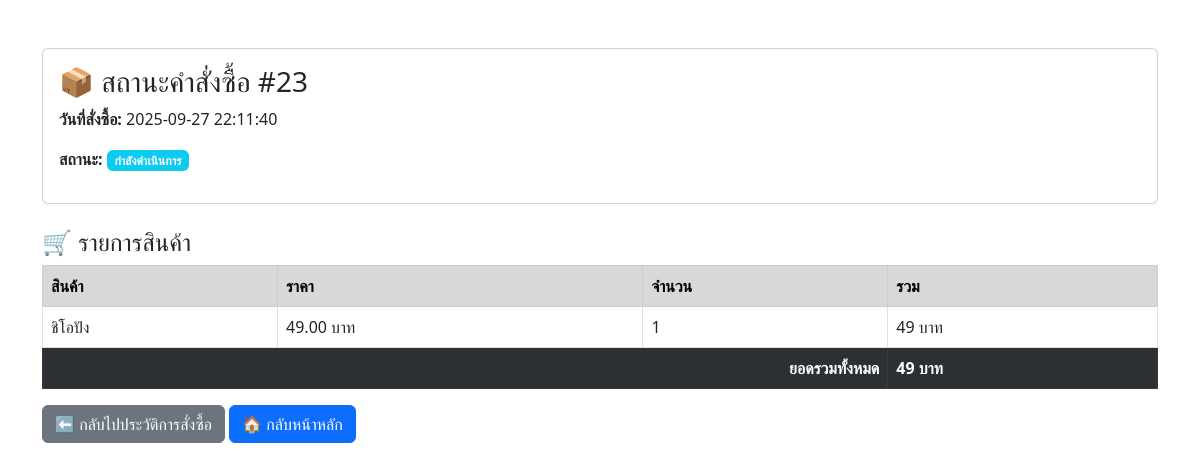
/frontend/status.php?order_id=23 (signed in), run on the app's committed database.
### tables this page shows
CREATE TABLE `orders` (
  `id` int(11) NOT NULL,
  `customer_id` int(11) NOT NULL,
  `order_date` datetime NOT NULL,
  `status` varchar(50) NOT NULL
);

CREATE TABLE `order_items` (
  `item_id` int(11) NOT NULL,
  `order_id` int(11) NOT NULL,
  `product_id` int(11) NOT NULL,
  `qty` int(11) NOT NULL,
  `price` decimal(10,2) NOT NULL
);

CREATE TABLE `products` (
  `product_id` int(11) NOT NULL,
  `product_name` varchar(255) NOT NULL,
  `category` varchar(50) NOT NULL,
  `price` decimal(10,2) NOT NULL,
  `stock` int(11) NOT NULL DEFAULT 0,
  `image` varchar(255) DEFAULT NULL
);

### frontend/status.php (the view, shortened to what this page needs)
<?php
include 'connectdb.php';
if (isset($_GET['order_id'])) {
    $order_id = intval($_GET['order_id']);
} else {
    die("ไม่พบรหัสคำสั่งซื้อ");
}
$sql = "SELECT * FROM orders WHERE id = $order_id AND customer_id = {$_SESSION['user_id']}";
$result = $conn->query($sql);
?>
<!DOCTYPE html>
<html lang="th">
<head>
  <link href="https://cdn.jsdelivr.net/npm/bootstrap@5.3.0/dist/css/bootstrap.min.css" rel="stylesheet">
</head>
<body class="container py-5">
<?php
if ($result->num_rows > 0) {
    $order = $result->fetch_assoc();
    echo "<div class='card mb-4'>
            <div class='card-body'>
              <h3 class='card-title'>📦 สถานะคำสั่งซื้อ #{$order['id']}</h3>
              <p><b>วันที่สั่งซื้อ:</b> {$order['order_date']}</p>
              <p><b>สถานะ:</b> <span class='badge bg-info'>{$order['status']}</span></p>
            </div>
          </div>";
    $sql_items = "SELECT oi.*, p.product_name
                  FROM order_items oi
                  JOIN products p ON oi.product_id = p.product_id
                  WHERE oi.order_id = $order_id";
    $items = $conn->query($sql_items);
    echo "<h4>🛒 รายการสินค้า</h4>";
    echo "<table class='table table-bordered table-striped'>
            <tr class='table-secondary'>
              <th>สินค้า</th>
              <th>ราคา</th>
              <th>จำนวน</th>
              <th>รวม</th>
            </tr>";
    $total = 0;
    while ($row = $items->fetch_assoc()) {
        $sum = $row['price'] * $row['qty'];
        $total += $sum;
        echo "<tr>
                <td>{$row['product_name']}</td>
                <td>{$row['price']} บาท</td>
                <td>{$row['qty']}</td>
                <td>$sum บาท</td>
              </tr>";
    }
    echo "<tr class='table-dark'>
            <td colspan='3' class='text-end'><b>ยอดรวมทั้งหมด</b></td>
            <td><b>$total บาท</b></td>
          </tr>";
    echo "</table>";
} else {
    echo "<div class='alert alert-danger'>ไม่พบคำสั่งซื้อของคุณ</div>";
}
?>
<a href="order_history.php" class="btn btn-secondary">⬅ กลับไปประวัติการสั่งซื้อ</a>
<a href="afterlogin.php" class="btn btn-primary">🏠 กลับหน้าหลัก</a>
</body>
</html>

### data on the page
orders: id "23", order_date "2025-09-27 22:11:40", status "กำลังดำเนินการ"
order_items: product.product_name "ชิโอปัง", price "49.00", qty "1", sum "49"

### other printed values
$total "49"
